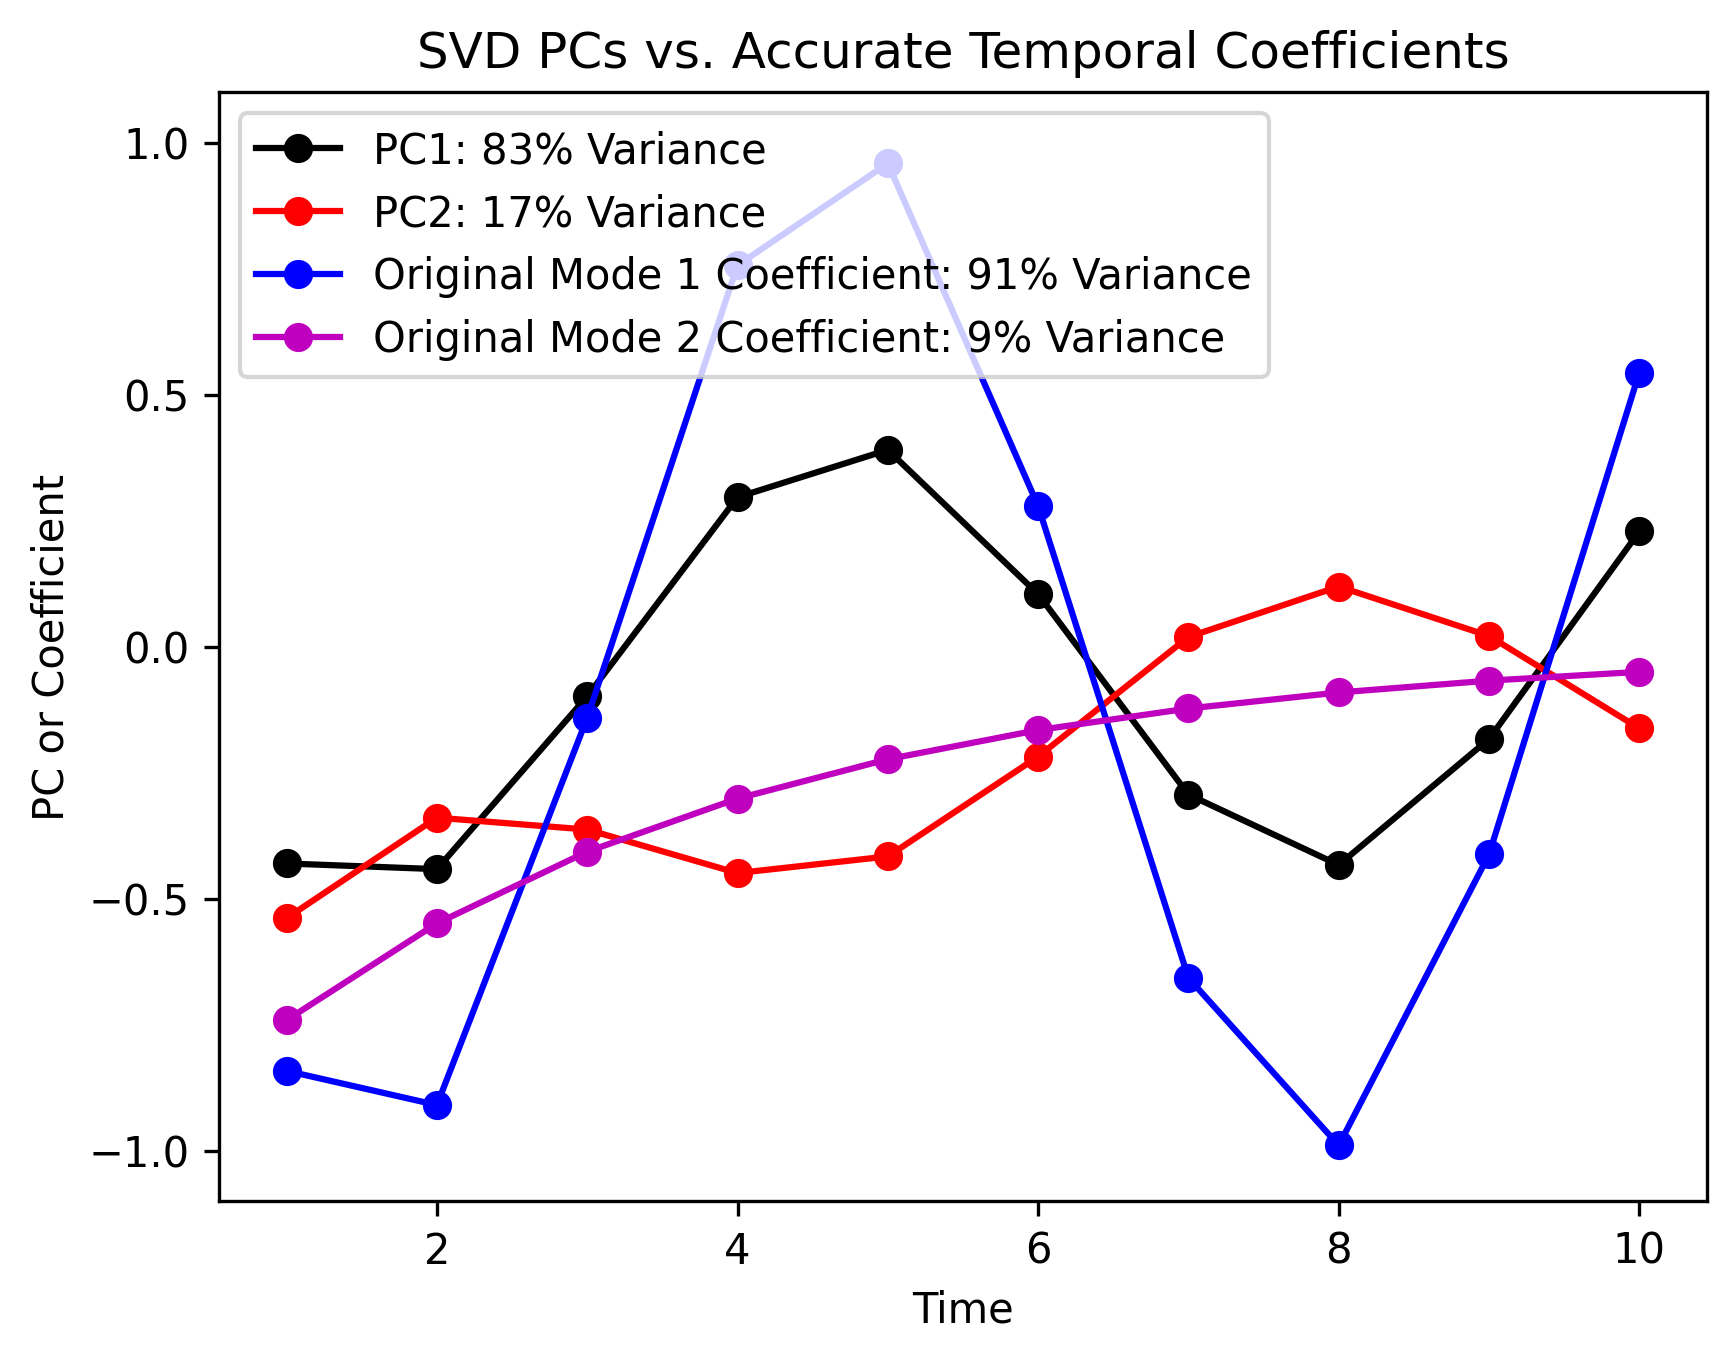

Here is the Python script that generated this plot:
import numpy as np
import matplotlib.pyplot as plt

def zfunc(x, y):
    mydat = np.zeros((100, 100, 10))
    for t in range(0, 10):
        for i in range(0, 100):
            for j in range(0, 100):
                mydat[i, j, t] = (np.sin(t + 1) * (1 / np.pi) * np.sin(x[i]) * np.sin(y[j])
                                  + np.exp(-0.3 * (t + 1)) * (1 / np.pi) * np.sin(8 * x[i]) * np.sin(8 * y[j]))
    return mydat

x = y = np.linspace(0., 2. * np.pi, 100)
mydata = zfunc(x, y)

da = np.zeros((np.size(x) * np.size(y), 10))

for i in range(10):
    da[:, i] = np.reshape(mydata[:, :, i], (10000,))

u, s, vh = np.linalg.svd(da, full_matrices=False)
v = np.transpose(vh)

# Time array for plotting
t = np.array(range(1, 11))

plt.plot(t, v[:, 0], color='k', marker='o', label='PC1: 83% Variance')
plt.plot(t, v[:, 1], color='r', marker='o', label='PC2: 17% Variance')
plt.plot(t, -np.sin(t), color='b', marker='o', label='Original Mode 1 Coefficient: 91% Variance')
plt.plot(t, -np.exp(-0.3 * t), color='m', marker='o', label='Original Mode 2 Coefficient: 9% Variance')

plt.ylim(-1.1, 1.1)
plt.xlabel('Time')
plt.ylabel('PC or Coefficient')
plt.yticks([1, 0.5, 0, -0.5, -1])
plt.title('SVD PCs vs. Accurate Temporal Coefficients')
plt.legend(loc='upper left', fontsize=10)

plt.savefig("svd_PC.png", dpi=300, bbox_inches='tight')

# Show the plot
plt.show()

